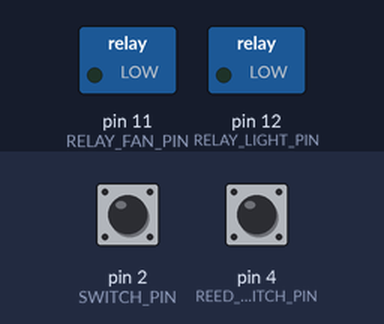
Recording of a sketch running on a simulated Arduino Uno, built with avr-gcc and run on an emulated ATmega328P. On the bench: switched loads named in the sketch (green lamp = pin HIGH). Inputs (shaded band) come from the test bench; at power-on: pin 2 (SWITCH_PIN) HIGH, pin 4 (REED_SWITCH_PIN) HIGH.

Above: at 1.2 s.
1.3 s: pin 2 (SWITCH_PIN) pulled LOW for 0.15 s
At 1.8 s:
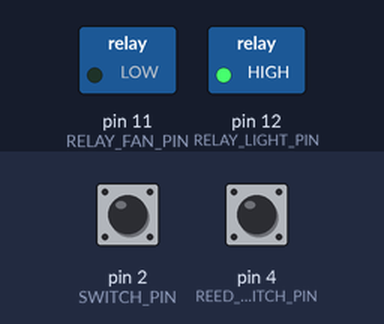
Timing chart, 0 to 7.9 s (numbered marks = the images above; inputs shaded):
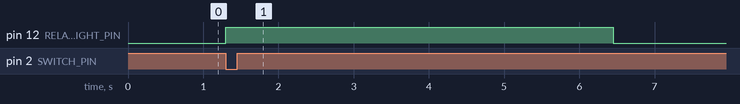

The sketch:

light-controller-visitor-counter.ino
```cpp
/*
%%%%%%%%%%%%%%%%%%%%%%%%%%%%%%%%%%%%%%%%%%%%%%%%%%%%%%%%%%%%%%%%%%%

The lighting control controller with visitor counter
whit two Infrared Distance Ranging Sensor E18-D80NK

%%%%%%%%%%%%%%%%%%%%%%%%%%%%%%%%%%%%%%%%%%%%%%%%%%%%%%%%%%%%%%%%%%%
*/
#include <Arduino.h>
#include <DelayOn.h>

#define SWITCH_PIN       	2
#define REED_SWITCH_PIN  	4
#define SENSOR_OUTSIDE_PIN	5
#define SENSOR_INSIDE_PIN   	6
#define RELAY_FAN_PIN    	11
#define RELAY_LIGHT_PIN  	12
#define DELAY_ON_LIGHT   	5000
#define DELAY_ON_FAN     	60000 //ms
//#define DEBUG			//for debugging must uncomment

bool sensorOutsideState = false;
bool sensorInsideState = false;
bool sensorOutsideAlreadyTrigered = false;
bool sensorInsideAlreadyTrigered = false;
bool sensorTogetherAlreadyTrigered = false;
int whatSensorIsFirst=0;
int counterPerson = 0;

DelayOn TimerFan(RELAY_FAN_PIN, DELAY_ON_FAN); //create object timer for delay off
DelayOn TimerLight(RELAY_LIGHT_PIN,DELAY_ON_LIGHT);

void setup() {
  #ifdef DEBUG
  Serial.begin(9600); //Start serial communication boud rate at 9600
  #endif
  pinMode(RELAY_LIGHT_PIN, OUTPUT);   //Configure out for reley switch light
  pinMode(RELAY_FAN_PIN, OUTPUT);     //Configure out for reley fan
  pinMode(REED_SWITCH_PIN, INPUT);    //Configure input for reed switch
  pinMode(SENSOR_OUTSIDE_PIN, INPUT);     //IrSensor outside
  pinMode(SENSOR_INSIDE_PIN, INPUT);     //IrSensor inside
  //pinMode(LED_BUILTIN, OUTPUT);
  pinMode(SWITCH_PIN, INPUT);
  digitalWrite(SWITCH_PIN, HIGH);
  attachInterrupt(0, Switch, CHANGE);
}

void loop(){
	if(digitalRead(REED_SWITCH_PIN) == LOW){   //when door is open start testing
	    ////////// check ir sensors
		sensorOutsideState = !digitalRead(SENSOR_OUTSIDE_PIN); 	//inverse
	    sensorInsideState = !digitalRead(SENSOR_INSIDE_PIN); 	//inverse
	    if(!sensorOutsideState && !sensorInsideState){ 		//sensor inside off and sensor outside off
	     	////////// Analyze
	     	if(whatSensorIsFirst > 0 && sensorTogetherAlreadyTrigered && sensorOutsideAlreadyTrigered && sensorInsideAlreadyTrigered){
	      		if(whatSensorIsFirst == 1){
	        		counterPerson++;
	          			detachInterrupt(0);
	          			TimerFan.TurnOff();                  //fan turn off
	      		}else if (whatSensorIsFirst == 2){
	          				if(counterPerson > 0) { counterPerson--; }
	          				if(counterPerson == 0){
	            			attachInterrupt(0, Switch, CHANGE);
	            			TimerFan.TurnOn();              //start timer for fan off
	            			TimerLight.TurnOn();            //start timer for light off
	          			}
	        		}
				#ifdef DEBUG
			    Serial.println("SENSOR INSIDE OFF, SENSOR OUTSIDE OFF");
			    Serial.print("counterPerson=");
			    Serial.println(counterPerson);
				#endif
		    }
		    sensorOutsideAlreadyTrigered = 0;
		    sensorInsideAlreadyTrigered = 0;
		    sensorTogetherAlreadyTrigered = 0;
		    whatSensorIsFirst = 0;
	    }
	    else if(sensorOutsideState && !sensorInsideState){ //sensor inside on and sensor outside off
		    sensorOutsideAlreadyTrigered = 1;
		    if(!sensorInsideAlreadyTrigered) whatSensorIsFirst = 1;
		    #ifdef DEBUG
		    Serial.print("whatSensorIsFirst = ");
		    Serial.print(whatSensorIsFirst);
		    Serial.println(" SENSOR INSIDE ON, SENSOR OUTSIDE OFF");
			#endif
	    }
	    else if(!sensorOutsideState && sensorInsideState){ //sensor inside off and sensor outside on
	     	sensorInsideAlreadyTrigered = 1;
	     	if(!sensorOutsideAlreadyTrigered) whatSensorIsFirst = 2;
		 	#ifdef DEBUG
	     	Serial.print("whatSensorIsFirst = ");
	     	Serial.print(whatSensorIsFirst);
	     	Serial.println(" SENSOR INSIDE OFF, SENSOR OUTSIDE ON");
		 	#endif
	    }
	    else if(sensorOutsideState && sensorInsideState){ //sensor inside on and sensor outside on
		   sensorTogetherAlreadyTrigered = 1;
		   #ifdef DEBUG
		   Serial.print("whatSensorIsFirst = ");
		   Serial.print(whatSensorIsFirst);
		   Serial.print(" sensorTogetherAlreadyTrigered");
		   Serial.println(" SENSOR INSIDE ON, SENSOR OUTSIDE ON");
		   #endif
	    }
  	} //READ_SWITCH
  	TimerFan.Check();
    if(counterPerson > 0){
    	digitalWrite(RELAY_LIGHT_PIN, HIGH); //light turn on
	}else{	TimerLight.Check(); }
} // loop()

void Switch(){ 	//interrupt handling
  static unsigned long millis_prev;
  if(millis()-100 > millis_prev){ 	//bounce protection
		TimerLight.TurnOn();		//start light off timer
    	#ifdef DEBUG
    	Serial.println("INTERUPT Switch()");
    	#endif
	}
  millis_prev = millis();
}
```

DelayOn.cpp
```cpp
/*
  Delay object timer
*/

#include "DelayOn.h"

DelayOn::DelayOn(int pin, long time){
	_pinOut = pin;
  _interval = time;
  _currentMillis = 0;
  _previousMillis = 0;
}

void DelayOn::TurnOn(){
    _previousMillis = millis();
    if (digitalRead(_pinOut) == LOW){
       digitalWrite(_pinOut, HIGH);
    }
}

void DelayOn::TurnOff(){
    if (digitalRead(_pinOut) == HIGH){
        digitalWrite(_pinOut, LOW);
    }
}

void DelayOn::Check(){
    _currentMillis = millis();
    if( (_currentMillis - _previousMillis) > _interval){
       _previousMillis = _currentMillis;
       TurnOff();
	}

}
```

DelayOn.h
```cpp
#ifndef DELAY_ON_H
#define DELAY_ON_H

#include <Arduino.h>

class DelayOn {
  private:
    int _pinOut;
    long _interval;
    unsigned long _currentMillis;
    long _previousMillis;
  public:
    DelayOn(int pin, long time);
    void TurnOn();
    void TurnOff();
    void Check();

};
#endif
```

Measured:
- after the input at 1.3 s, pin 12 (RELAY_LIGHT_PIN): LOW → HIGH at once, → LOW 5.1 s later
